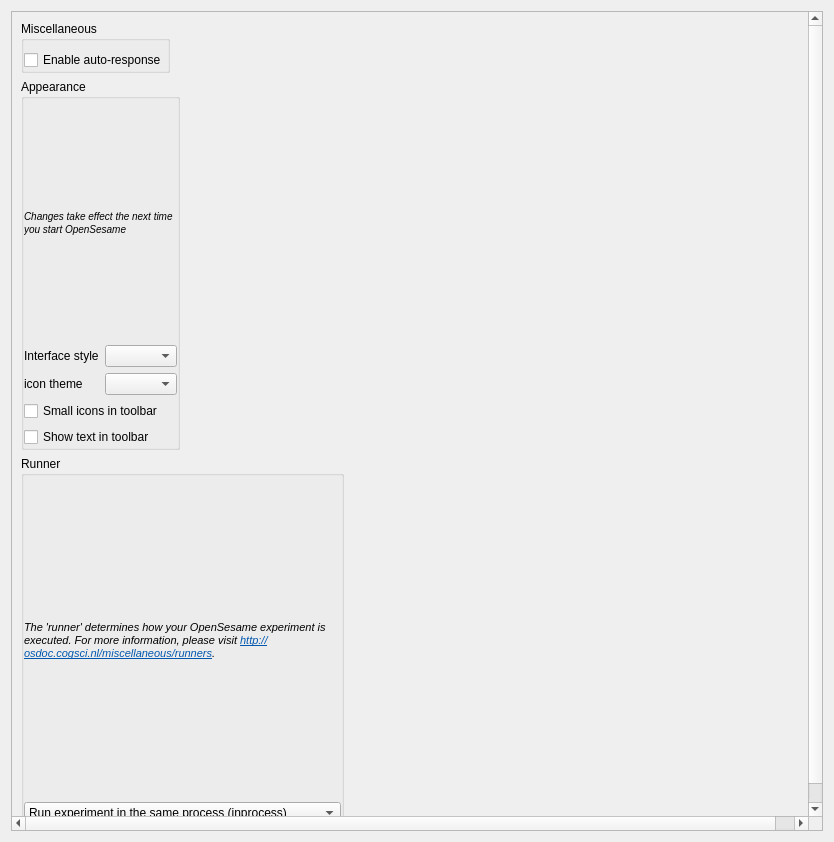
<?xml version="1.0" encoding="UTF-8"?>
<ui version="4.0">
 <class>ui_preferences_widget</class>
 <widget class="QWidget" name="ui_preferences_widget">
  <property name="geometry">
   <rect>
    <x>0</x>
    <y>0</y>
    <width>834</width>
    <height>842</height>
   </rect>
  </property>
  <property name="windowTitle">
   <string>Form</string>
  </property>
  <layout class="QVBoxLayout" name="verticalLayout">
   <item>
    <widget class="QScrollArea" name="scrollArea">
     <widget class="QWidget" name="container_widget">
      <property name="geometry">
       <rect>
        <x>0</x>
        <y>0</y>
        <width>816</width>
        <height>824</height>
       </rect>
      </property>
      <layout class="QVBoxLayout" name="layout_preferences">
       <item>
        <widget class="QGroupBox" name="groupBox_2">
         <property name="sizePolicy">
          <sizepolicy hsizetype="Fixed" vsizetype="Fixed">
           <horstretch>0</horstretch>
           <verstretch>0</verstretch>
          </sizepolicy>
         </property>
         <property name="title">
          <string>Miscellaneous</string>
         </property>
         <layout class="QGridLayout" name="gridLayout_5">
          <property name="leftMargin">
           <number>0</number>
          </property>
          <property name="rightMargin">
           <number>0</number>
          </property>
          <property name="bottomMargin">
           <number>0</number>
          </property>
          <item row="0" column="0">
           <widget class="QCheckBox" name="checkbox_autoresponse">
            <property name="text">
             <string>Enable auto-response</string>
            </property>
           </widget>
          </item>
         </layout>
        </widget>
       </item>
       <item>
        <widget class="QGroupBox" name="groupBox_5">
         <property name="sizePolicy">
          <sizepolicy hsizetype="Fixed" vsizetype="Preferred">
           <horstretch>0</horstretch>
           <verstretch>0</verstretch>
          </sizepolicy>
         </property>
         <property name="title">
          <string>Appearance</string>
         </property>
         <layout class="QGridLayout" name="gridLayout_4">
          <property name="leftMargin">
           <number>0</number>
          </property>
          <property name="topMargin">
           <number>9</number>
          </property>
          <property name="rightMargin">
           <number>0</number>
          </property>
          <property name="bottomMargin">
           <number>0</number>
          </property>
          <item row="0" column="0" colspan="2">
           <widget class="QLabel" name="label_8">
            <property name="text">
             <string>&lt;small&gt;&lt;i&gt;Changes take effect the next time you start OpenSesame&lt;/i&gt;&lt;/small&gt;
</string>
            </property>
            <property name="wordWrap">
             <bool>true</bool>
            </property>
           </widget>
          </item>
          <item row="1" column="0">
           <widget class="QLabel" name="label_2">
            <property name="text">
             <string>Interface style</string>
            </property>
           </widget>
          </item>
          <item row="1" column="1">
           <widget class="QComboBox" name="combobox_style"/>
          </item>
          <item row="2" column="0">
           <widget class="QLabel" name="label_7">
            <property name="text">
             <string>icon theme</string>
            </property>
           </widget>
          </item>
          <item row="2" column="1">
           <widget class="QComboBox" name="combobox_theme"/>
          </item>
          <item row="3" column="0" colspan="2">
           <widget class="QCheckBox" name="checkbox_small_toolbar">
            <property name="text">
             <string>Small icons in toolbar</string>
            </property>
           </widget>
          </item>
          <item row="4" column="0" colspan="2">
           <widget class="QCheckBox" name="checkbox_toolbar_text">
            <property name="text">
             <string>Show text in toolbar</string>
            </property>
           </widget>
          </item>
         </layout>
        </widget>
       </item>
       <item>
        <widget class="QGroupBox" name="groupBox_4">
         <property name="sizePolicy">
          <sizepolicy hsizetype="Fixed" vsizetype="Preferred">
           <horstretch>0</horstretch>
           <verstretch>0</verstretch>
          </sizepolicy>
         </property>
         <property name="title">
          <string>Runner</string>
         </property>
         <layout class="QGridLayout" name="gridLayout">
          <property name="leftMargin">
           <number>0</number>
          </property>
          <property name="topMargin">
           <number>9</number>
          </property>
          <property name="rightMargin">
           <number>0</number>
          </property>
          <property name="bottomMargin">
           <number>0</number>
          </property>
          <item row="0" column="0" colspan="2">
           <widget class="QLabel" name="label">
            <property name="text">
             <string>&lt;html&gt;&lt;head/&gt;&lt;body&gt;&lt;p&gt;&lt;span style=&quot; font-size:8pt; font-style:italic;&quot;&gt;The 'runner' determines how your OpenSesame experiment is executed. For more information, please visit &lt;/span&gt;&lt;a href=&quot;http://osdoc.cogsci.nl/miscellaneous/runners&quot;&gt;&lt;span style=&quot; font-size:8pt; font-style:italic; text-decoration: underline; color:#0057ae;&quot;&gt;http://osdoc.cogsci.nl/miscellaneous/runners&lt;/span&gt;&lt;/a&gt;&lt;span style=&quot; font-size:8pt; font-style:italic;&quot;&gt;.&lt;/span&gt;&lt;/p&gt;&lt;/body&gt;&lt;/html&gt;</string>
            </property>
            <property name="wordWrap">
             <bool>true</bool>
            </property>
           </widget>
          </item>
          <item row="1" column="0" colspan="2">
           <widget class="QComboBox" name="combobox_runner">
            <item>
             <property name="text">
              <string>Run experiment in the same process (inprocess)</string>
             </property>
            </item>
            <item>
             <property name="text">
              <string>Run experiment in a separate process (multiprocess)</string>
             </property>
            </item>
            <item>
             <property name="text">
              <string>Run experiment with opensesamerun (external)</string>
             </property>
            </item>
           </widget>
          </item>
         </layout>
        </widget>
       </item>
      </layout>
     </widget>
    </widget>
   </item>
  </layout>
 </widget>
 <resources/>
 <connections/>
</ui>
